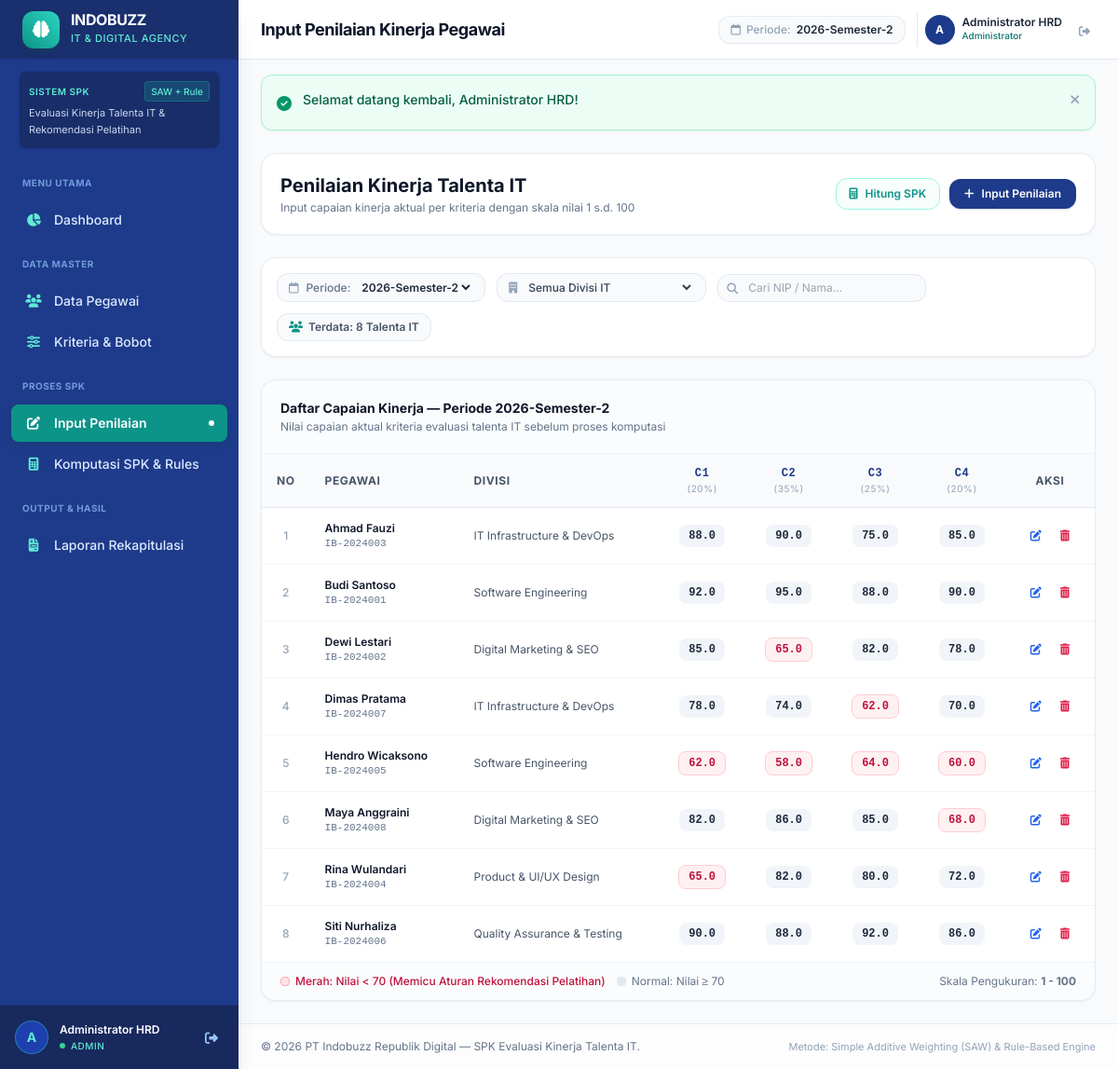
The page /penilaian.php (signed in) on the database its author committed.
### tables this page shows
CREATE TABLE `kriteria` (
  `id` int(11) NOT NULL AUTO_INCREMENT,
  `kode` varchar(10) NOT NULL,
  `nama_kriteria` varchar(100) NOT NULL,
  `bobot` decimal(5,2) NOT NULL,
  `jenis` enum('benefit','cost') NOT NULL DEFAULT 'benefit',
  `keterangan` varchar(255) DEFAULT NULL,
  PRIMARY KEY (`id`),
  UNIQUE KEY `kode` (`kode`)
);

CREATE TABLE `penilaian` (
  `id` int(11) NOT NULL AUTO_INCREMENT,
  `pegawai_id` int(11) NOT NULL,
  `periode` varchar(20) NOT NULL,
  `c1` decimal(5,2) NOT NULL,
  `c2` decimal(5,2) NOT NULL,
  `c3` decimal(5,2) NOT NULL,
  `c4` decimal(5,2) NOT NULL,
  `created_at` timestamp NOT NULL DEFAULT current_timestamp(),
  PRIMARY KEY (`id`),
  KEY `fk_penilaian_pegawai` (`pegawai_id`),
  CONSTRAINT `fk_penilaian_pegawai` FOREIGN KEY (`pegawai_id`) REFERENCES `pegawai` (`id`) ON DELETE CASCADE
);

CREATE TABLE `pegawai` (
  `id` int(11) NOT NULL AUTO_INCREMENT,
  `nip` varchar(20) NOT NULL,
  `nama` varchar(100) NOT NULL,
  `departemen` varchar(50) NOT NULL,
  `jabatan` varchar(50) NOT NULL,
  `created_at` timestamp NOT NULL DEFAULT current_timestamp(),
  PRIMARY KEY (`id`),
  UNIQUE KEY `nip` (`nip`)
);

### penilaian.php (the view, shortened to what this page needs)
<?php
require_once __DIR__ . '/config/database.php';
$periode = $_GET['periode'] ?? ($_SESSION['active_periode'] ?? '2026-Semester-2');
$search = trim($_GET['search'] ?? '');
$pStmt = $pdo->query("SELECT DISTINCT periode FROM penilaian ORDER BY periode DESC");
$listPeriode = $pStmt->fetchAll(PDO::FETCH_COLUMN);
$kriteriaList = $pdo->query("SELECT * FROM kriteria ORDER BY kode ASC")->fetchAll();
$sqlPenilaian = "
    SELECT p.*, pg.nip, pg.nama, pg.departemen, pg.jabatan
    FROM penilaian p
    JOIN pegawai pg ON p.pegawai_id = pg.id
    WHERE p.periode = :periode
";
$params = [':periode' => $periode];
$sqlPenilaian .= " ORDER BY pg.nama ASC";
$stmt = $pdo->prepare($sqlPenilaian);
$stmt->execute($params);
$penilaianList = $stmt->fetchAll();
require_once __DIR__ . '/includes/header.php';
?>
<?php require_once __DIR__ . '/includes/sidebar.php'; ?>
<div class="flex-1 flex flex-col min-w-0 overflow-y-auto">
    <?php require_once __DIR__ . '/includes/topbar.php'; ?>
    <main class="p-6 max-w-7xl w-full mx-auto space-y-6">
        <div class="bg-white rounded-2xl p-5 border border-slate-200/80 shadow-sm flex flex-col sm:flex-row sm:items-center justify-between gap-4">
            <div>
                <h1 class="text-xl font-bold text-slate-900">Penilaian Kinerja Talenta IT</h1>
                <p class="text-xs text-slate-500 mt-0.5">Input capaian kinerja aktual per kriteria dengan skala nilai 1 s.d. 100</p>
            </div>
            <div class="flex items-center gap-2.5 shrink-0">
                <a href="actions/spk_action.php?action=calculate&periode=<?= urlencode($periode) ?>&redirect=komputasi.php"
                   class="inline-flex items-center gap-2 py-2 px-3.5 rounded-xl border border-teal-200 bg-teal-50/50 hover:bg-teal-100/60 text-[#0D9488] text-xs font-semibold shadow-xs transition-all">
                    <i class="fa-solid fa-calculator text-xs"></i>
                    <span>Hitung SPK</span>
                </a>
                <button type="button" onclick="openModal('modal-tambah-penilaian')"
                        class="inline-flex items-center gap-2 py-2 px-4 rounded-xl bg-[#1E3A8A] hover:bg-[#172554] text-white text-xs font-semibold shadow-sm shadow-blue-900/20 transition-all">
                    <i class="fa-solid fa-plus text-xs"></i>
                    <span>Input Penilaian</span>
                </button>
            </div>
        </div>
        <div class="bg-white rounded-2xl p-4 border border-slate-200/80 shadow-sm">
            <form method="GET" action="penilaian.php" class="flex flex-wrap items-center justify-between gap-3">
                <div class="flex flex-wrap items-center gap-3">
                    <div class="inline-flex items-center gap-2 bg-slate-50 border border-slate-200 rounded-xl px-3 py-1.5 text-xs">
                        <i class="fa-regular fa-calendar text-slate-400"></i>
                        <label for="periode-select" class="text-slate-500 font-medium">Periode:</label>
                        <select id="periode-select" name="periode" onchange="this.form.submit()"
                                class="bg-transparent font-semibold text-slate-800 focus:outline-none cursor-pointer text-xs">
                            <?php foreach ($listPeriode as $per): ?>
                                <option value="<?= htmlspecialchars($per) ?>" <?= $periode === $per ? 'selected' : '' ?>>
                                    <?= htmlspecialchars($per) ?>
                                </option>
                            <?php endforeach; ?>
                        </select>
                    </div>
                    <div class="inline-flex items-center gap-2 bg-slate-50 border border-slate-200 rounded-xl px-3 py-1.5 text-xs">
                        <i class="fa-solid fa-building text-slate-400"></i>
                        <select name="departemen" onchange="this.form.submit()" class="bg-transparent font-medium text-slate-700 focus:outline-none cursor-pointer text-xs">
                            <option value="">Semua Divisi IT</option>
                        </select>
                    </div>
                    <div class="relative">
                        <input type="text" name="search" value="<?= htmlspecialchars($search) ?>" placeholder="Cari NIP / Nama..."
                               class="text-xs py-1.5 pl-8 pr-3 bg-slate-50 border border-slate-200 rounded-xl focus:outline-none focus:ring-2 focus:ring-[#1E3A8A] w-44 sm:w-56 text-slate-800">
                        <i class="fa-solid fa-magnifying-glass absolute left-2.5 top-2 text-slate-400 text-xs"></i>
                    </div>
                </div>
                <div class="hidden sm:inline-flex items-center gap-1.5 px-3 py-1.5 rounded-xl bg-slate-50 border border-slate-200 text-xs font-semibold text-slate-600">
                    <i class="fa-solid fa-users text-teal-600"></i>
                    <span>Terdata: <?= count($penilaianList) ?> Talenta IT</span>
                </div>
            </form>
        </div>
        <div class="bg-white rounded-2xl border border-slate-200/80 shadow-sm overflow-hidden">
            <div class="p-4 sm:p-5 border-b border-slate-100 flex items-center justify-between bg-slate-50/50">
                <div>
                    <h2 class="font-bold text-sm text-slate-900">Daftar Capaian Kinerja — Periode <?= htmlspecialchars($periode) ?></h2>
                    <p class="text-xs text-slate-500 mt-0.5">Nilai capaian aktual kriteria evaluasi talenta IT sebelum proses komputasi</p>
                </div>
            </div>
            <div class="overflow-x-auto">
                <table class="w-full text-left text-xs">
                    <thead class="bg-slate-50 text-slate-600 font-semibold uppercase tracking-wider border-b border-slate-200">
                        <tr>
                            <th class="py-3 px-4 text-center w-12">No</th>
                            <th class="py-3 px-4">Pegawai</th>
                            <th class="py-3 px-4">Divisi</th>
                            <?php foreach ($kriteriaList as $k): ?>
                                <th class="py-3 px-4 text-center" title="<?= htmlspecialchars($k['nama_kriteria']) ?>">
                                    <span class="font-bold text-[#1E3A8A] font-mono"><?= $k['kode'] ?></span>
                                    <span class="block text-[10px] text-slate-400 font-normal lowercase">(<?= round($k['bobot']*100) ?>%)</span>
                                </th>
                            <?php endforeach; ?>
                            <th class="py-3 px-4 text-center w-24">Aksi</th>
                        </tr>
                    </thead>
                    <tbody class="divide-y divide-slate-100">
                        <?php if (empty($penilaianList)): ?>
                            <tr>
                                <td colspan="<?= 4 + count($kriteriaList) ?>" class="py-12 text-center text-slate-400">
                                    <i class="fa-regular fa-folder-open text-3xl mb-2 text-slate-300"></i>
                                    <p class="font-medium">Belum ada penilaian untuk periode <?= htmlspecialchars($periode) ?>.</p>
                                    <p class="text-[11px] text-slate-400 mt-1">Klik tombol <strong>Input Penilaian Pegawai</strong> di atas untuk menambahkan data.</p>
                                </td>
                            </tr>
                        <?php else: ?>
                            <?php foreach ($penilaianList as $idx => $p): ?>
                                <tr class="hover:bg-slate-50/80 transition-colors">
                                    <td class="py-3.5 px-4 text-center text-slate-400 font-medium">
                                        <?= $idx + 1 ?>
                                    </td>
                                    <td class="py-3.5 px-4">
                                        <p class="font-semibold text-slate-900"><?= htmlspecialchars($p['nama']) ?></p>
                                        <p class="text-[11px] text-slate-500 font-mono"><?= htmlspecialchars($p['nip']) ?></p>
                                    </td>
                                    <td class="py-3.5 px-4 text-slate-600">
                                        <?= htmlspecialchars($p['departemen']) ?>
                                    </td>
                                    <td class="py-3.5 px-4 text-center">
                                        <span class="inline-block px-2.5 py-1 rounded-lg font-mono font-bold text-xs <?= $p['c1'] < 70 ? 'bg-rose-50 text-rose-700 border border-rose-200' : 'bg-slate-100 text-slate-800' ?>">
                                            <?= number_format($p['c1'], 1) ?>
                                        </span>
                                    </td>
                                    <td class="py-3.5 px-4 text-center">
                                        <span class="inline-block px-2.5 py-1 rounded-lg font-mono font-bold text-xs <?= $p['c2'] < 70 ? 'bg-rose-50 text-rose-700 border border-rose-200' : 'bg-slate-100 text-slate-800' ?>">
                                            <?= number_format($p['c2'], 1) ?>
                                        </span>
                                    </td>
                                    <td class="py-3.5 px-4 text-center">
                                        <span class="inline-block px-2.5 py-1 rounded-lg font-mono font-bold text-xs <?= $p['c3'] < 70 ? 'bg-rose-50 text-rose-700 border border-rose-200' : 'bg-slate-100 text-slate-800' ?>">
                                            <?= number_format($p['c3'], 1) ?>
                                        </span>
                                    </td>
                                    <td class="py-3.5 px-4 text-center">
                                        <span class="inline-block px-2.5 py-1 rounded-lg font-mono font-bold text-xs <?= $p['c4'] < 70 ? 'bg-rose-50 text-rose-700 border border-rose-200' : 'bg-slate-100 text-slate-800' ?>">
                                            <?= number_format($p['c4'], 1) ?>
                                        </span>
                                    </td>
                                    <td class="py-3.5 px-4 text-center">
                                        <div class="flex items-center justify-center gap-1.5">
                                            <button type="button"
                                                    onclick="editPenilaian(<?= htmlspecialchars(json_encode($p)) ?>)"
                                                    title="Ubah Nilai"
                                                    class="p-1.5 rounded-lg text-blue-600 hover:bg-blue-50 border border-transparent hover:border-blue-200 transition-colors">
                                                <i class="fa-solid fa-pen-to-square text-xs"></i>
                                            </button>
                                            <a href="actions/penilaian_action.php?action=delete&id=<?= $p['id'] ?>&periode=<?= urlencode($periode) ?>"
                                               onclick="return confirm('Hapus penilaian untuk pegawai <?= htmlspecialchars(addslashes($p['nama'])) ?>?');"
                                               title="Hapus Penilaian"
                                               class="p-1.5 rounded-lg text-rose-600 hover:bg-rose-50 border border-transparent hover:border-rose-200 transition-colors">
                                                <i class="fa-solid fa-trash-can text-xs"></i>
                                            </a>
                                        </div>
                                    </td>
                                </tr>
                            <?php endforeach; ?>
                        <?php endif; ?>
                    </tbody>
                </table>
            </div>
            <div class="py-3 px-5 border-t border-slate-100 bg-slate-50/50 flex flex-wrap items-center justify-between gap-3 text-xs text-slate-500">
                <div class="flex items-center gap-3">
                    <span class="flex items-center gap-1.5">
                        <span class="w-2.5 h-2.5 rounded bg-rose-100 border border-rose-300"></span>
                        <span class="text-rose-700 font-medium">Merah: Nilai &lt; 70 (Memicu Aturan Rekomendasi Pelatihan)</span>
                    </span>
                    <span class="flex items-center gap-1.5">
                        <span class="w-2.5 h-2.5 rounded bg-slate-200"></span>
                        <span>Normal: Nilai &ge; 70</span>
                    </span>
                </div>
                <span>Skala Pengukuran: <strong>1 - 100</strong></span>
            </div>
        </div>
    </main>
    <?php require_once __DIR__ . '/includes/footer.php'; ?>

### includes/header.php (style rules this page uses)
body { font-family: 'Inter', 'Segoe UI', sans-serif; color: #0F172A; background-color: #F8FAFC; }

### rows shown on the page
kriteria: kode "C1", $k['bobot']*100 "20"
kriteria: kode "C2", $k['bobot']*100 "35"
kriteria: kode "C3", $k['bobot']*100 "25"
kriteria: kode "C4", $k['bobot']*100 "20"
penilaian: pegawai.nama "Ahmad Fauzi", pegawai.nip "IB-2024003", pegawai.departemen "IT Infrastructure & DevOps", c1 "88.0", c2 "90.0", c3 "75.0", c4 "85.0"
penilaian: pegawai.nama "Budi Santoso", pegawai.nip "IB-2024001", pegawai.departemen "Software Engineering", c1 "92.0", c2 "95.0", c3 "88.0", c4 "90.0"
penilaian: pegawai.nama "Dewi Lestari", pegawai.nip "IB-2024002", pegawai.departemen "Digital Marketing & SEO", c1 "85.0", c2 "65.0", c3 "82.0", c4 "78.0"
penilaian: pegawai.nama "Dimas Pratama", pegawai.nip "IB-2024007", pegawai.departemen "IT Infrastructure & DevOps", c1 "78.0", c2 "74.0", c3 "62.0", c4 "70.0"
penilaian: pegawai.nama "Hendro Wicaksono", pegawai.nip "IB-2024005", pegawai.departemen "Software Engineering", c1 "62.0", c2 "58.0", c3 "64.0", c4 "60.0"
penilaian: pegawai.nama "Maya Anggraini", pegawai.nip "IB-2024008", pegawai.departemen "Digital Marketing & SEO", c1 "82.0", c2 "86.0", c3 "85.0", c4 "68.0"
penilaian: pegawai.nama "Rina Wulandari", pegawai.nip "IB-2024004", pegawai.departemen "Product & UI/UX Design", c1 "65.0", c2 "82.0", c3 "80.0", c4 "72.0"
penilaian: pegawai.nama "Siti Nurhaliza", pegawai.nip "IB-2024006", pegawai.departemen "Quality Assurance & Testing", c1 "90.0", c2 "88.0", c3 "92.0", c4 "86.0"

### other values the page prints
substr($user['nama_lengkap'] ?? 'A', 0, 1) "A"
$user['nama_lengkap'] "Administrator HRD"
$user['role'] "ADMIN"
$pageTitle "Input Penilaian Kinerja Pegawai"
$activePeriod "2026-Semester-2"
$user['role'] === 'admin' ? 'Administrator' : 'HR Specialist' "Administrator"
$flash['message'] "Selamat datang kembali, Administrator HRD!"
count($penilaianList) "8"
$periode "2026-Semester-2"
form field periode "2026-Semester-2"
